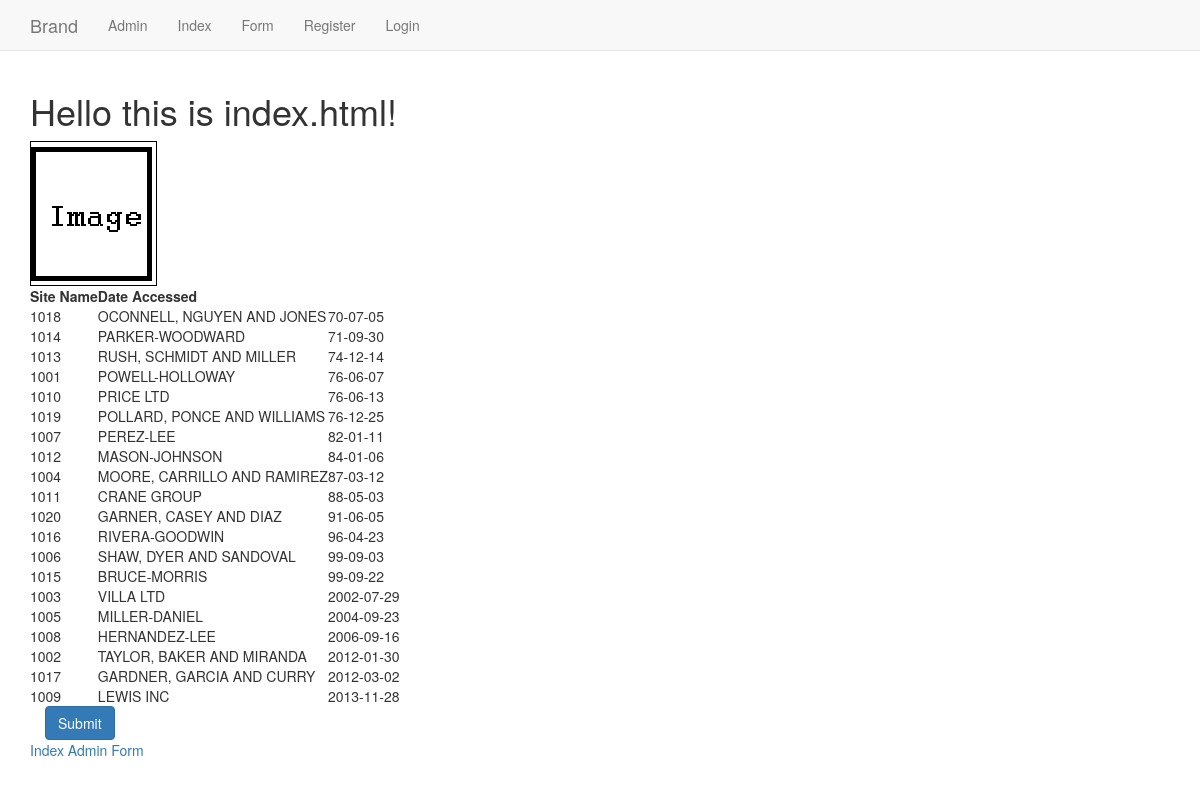
The page / on the database its author committed.
### first_app/models.py (models this page shows, shortened)
class AccessRecord(models.Model):
    name = models.ForeignKey(
        Webpage,
        on_delete=models.CASCADE,
    )
    date = models.DateField()

class Webpage(models.Model):
    topic = models.ForeignKey(
        Topic,
        on_delete=models.CASCADE,
    )
    name = models.CharField(max_length=264, unique=True)
    url = models.URLField(unique=True)
    def __str__(self):
        return self.name

### first_app/views.py (the view)
# urls.py: path('', views.index, name="index"),
def index(request):
    webpages_list = AccessRecord.objects.order_by('date')
    date_dict = {'access_records' : webpages_list}
    my_dict = {'insert_me':"Hello I am from view.py!!!"}
    return render(request, "first_app/index.html", context=date_dict)

### templates/first_app/index.html (shortened to what this page needs)
<!DOCTYPE html>
{% extends "first_app/base.html" %}
{% block body_block %}
{% load static %}
<h1>Hello this is index.html!</h1>
<img src="{% static "images/image.png" %}" alt="" class="Bo_1">
<div class="djangotwo">
  {% if access_records %}
    <table>
      <thead>
        <th>Site Name</th>
        <th>Date Accessed</th>
      </thead>
      <tbody>
        {% for acc in access_records %}
          <tr>
            <td>
              {{ acc.id|add:"1000" }}
            </td>
            <td>
              {{ acc.name|upper }}
            </td>
            <td>
              {{ acc.date|cut:"19" }}
            </td>
          </tr>
        {% endfor %}
      </tbody>
    </table>
  {% else %}
    <p>No access records found.</p>
  {% endif %}
</div>
<div class="container">
  <form method="post">
    <input type="submit" name="" class="btn btn-primary" value="Submit">
  </form>
</div>
<a href="{% url 'first_app:index' %}">Index</a>
<a href="{% url 'admin:index' %}">Admin</a>
<a href="{% url 'form' %}">Form</a>
{% endblock %}

### templates/first_app/base.html (shortened to what this page needs)
<!DOCTYPE html>
{% load static %}
<html lang="en" dir="ltr">
  <head>
    <link rel="stylesheet" href="{% static "css/style.css" %}">
    <link rel="stylesheet" href="https://maxcdn.bootstrapcdn.com/bootstrap/3.4.1/css/bootstrap.min.css">
  </head>
  <body>
    <nav class="navbar navbar-default navbar-static-top">
      <div class="container">
        <ul class="nav navbar-nav">
          <li>
            <a href="#" class="navbar-brand">
              Brand
            </a>
          </li>
          <li>
            <a href="{% url 'admin:index' %}" class="navbar-link">
              Admin
            </a>
          </li>
          <li>
            <a href="{% url 'first_app:index' %}" class="navbar-link">
              Index
            </a>
          </li>
          <li>
            <a href="{% url 'form' %}" class="navbar-link">
              Form
            </a>
          </li>
          <li>
            <a href="{% url 'first_app:register' %}" class="navbar-link">
              Register
            </a>
          </li>
          {% if user.is_authenticated %}
          <li>
            <a href="{% url 'logout' %}" class="navbar-link">
              Logout
            </a>
          </li>
          {% else %}
          <li>
            <a href="{% url 'first_app:user_login' %}" class="navbar-link">
              Login
            </a>
          </li>
          {% endif %}
        </ul>
      </div>
    </nav>
    <div class="container">
      {% block body_block %}{% endblock %}
    </div>
  </body>
</html>

### static/css/style.css (style rules this page uses)
.Bo_1 { border: 1px solid black; }

### rows shown on the page
AccessRecord: id|add "1018", name "OCONNELL, NGUYEN AND JONES", date "70-07-05"
AccessRecord: id|add "1014", name "PARKER-WOODWARD", date "71-09-30"
AccessRecord: id|add "1013", name "RUSH, SCHMIDT AND MILLER", date "74-12-14"
AccessRecord: id|add "1001", name "POWELL-HOLLOWAY", date "76-06-07"
AccessRecord: id|add "1010", name "PRICE LTD", date "76-06-13"
AccessRecord: id|add "1019", name "POLLARD, PONCE AND WILLIAMS", date "76-12-25"
AccessRecord: id|add "1007", name "PEREZ-LEE", date "82-01-11"
AccessRecord: id|add "1012", name "MASON-JOHNSON", date "84-01-06"
AccessRecord: id|add "1004", name "MOORE, CARRILLO AND RAMIREZ", date "87-03-12"
AccessRecord: id|add "1011", name "CRANE GROUP", date "88-05-03"
AccessRecord: id|add "1020", name "GARNER, CASEY AND DIAZ", date "91-06-05"
AccessRecord: id|add "1016", name "RIVERA-GOODWIN", date "96-04-23"
AccessRecord: id|add "1006", name "SHAW, DYER AND SANDOVAL", date "99-09-03"
AccessRecord: id|add "1015", name "BRUCE-MORRIS", date "99-09-22"
AccessRecord: id|add "1003", name "VILLA LTD", date "2002-07-29"
AccessRecord: id|add "1005", name "MILLER-DANIEL", date "2004-09-23"
AccessRecord: id|add "1008", name "HERNANDEZ-LEE", date "2006-09-16"
AccessRecord: id|add "1002", name "TAYLOR, BAKER AND MIRANDA", date "2012-01-30"
AccessRecord: id|add "1017", name "GARDNER, GARCIA AND CURRY", date "2012-03-02"
AccessRecord: id|add "1009", name "LEWIS INC", date "2013-11-28"
